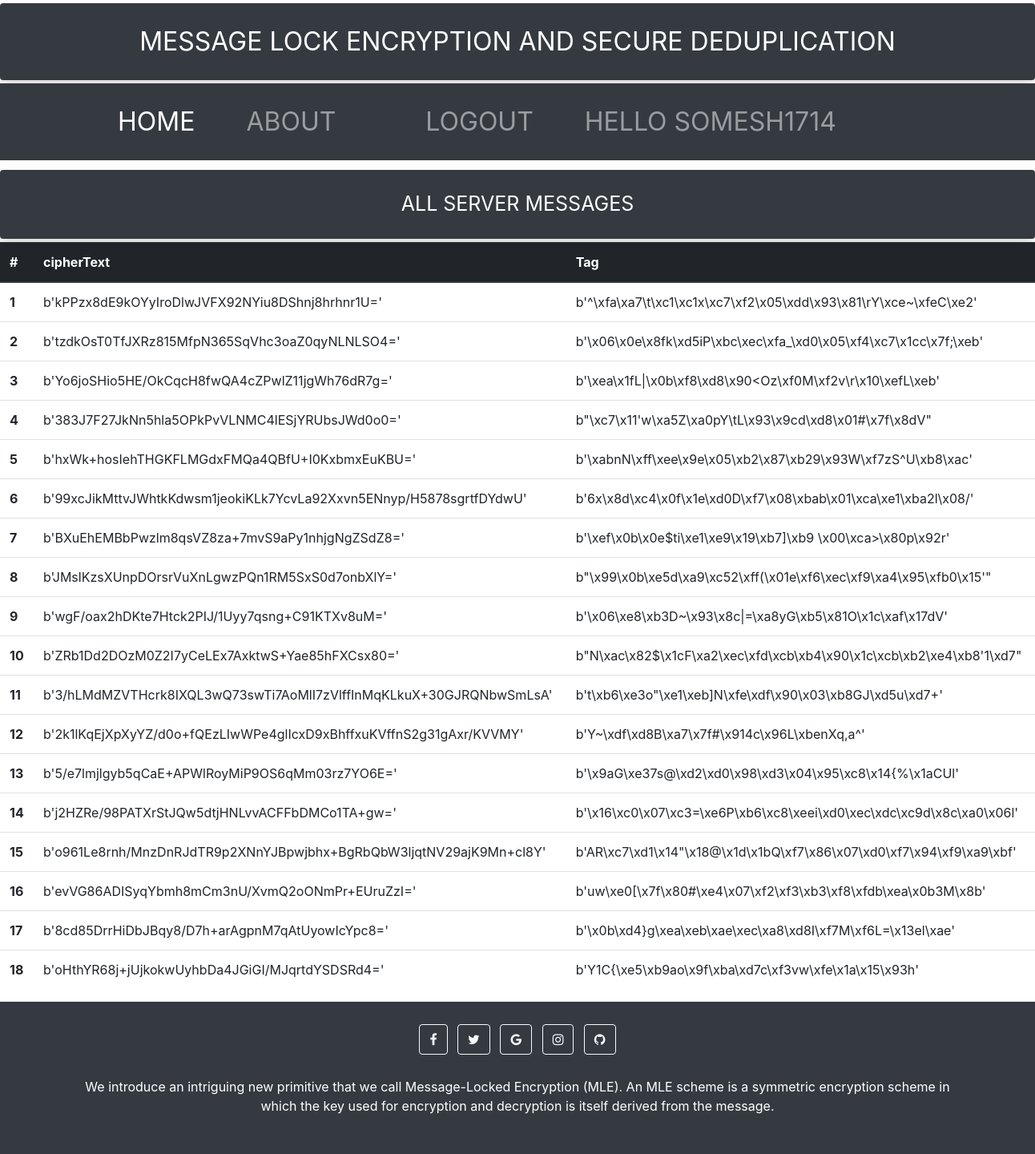
/server (signed in), run on the app's committed database.
### users/models.py (models this page shows, shortened)
class ServerMessages(models.Model):
    cipherText=models.BinaryField()
    tag=models.BinaryField()

### users/views.py (the view)
# urls.py: path('server',views.serverPage,name= "server-page")
def serverPage(request):
    all_server_messages = ServerMessages.objects.all()
    return render(request,'users/server.html',{"message": all_server_messages})

### users/templates/users/server.html (shortened to what this page needs)
{% load static %}
<!doctype html>
<html lang="en">
  <head>
    <link rel="stylesheet" href="https://maxcdn.bootstrapcdn.com/font-awesome/4.4.0/css/font-awesome.min.css">
    <link rel="stylesheet" href="https://stackpath.bootstrapcdn.com/bootstrap/4.1.3/css/bootstrap.min.css">
  </head>
  <body>
    <div class=" text-uppercase border-danger" style="font-size: 32px; color: white; text-align: center;">
    <div class="shadow p-4 my-1 bg-dark rounded "> Message Lock Encryption and secure deduplication</div>
    </div>
    <div class=" text-uppercase pb-2 " style="font-size: 32px;">
      <nav class="navbar navbar-expand-lg navbar-dark bg-dark py-3 ">
          <div class="container  collapse navbar-collapse " id="navbarSupportedContent">
            <ul class="navbar-nav mr-auto mx-5">
              <li class="nav-item active">
                <a class="nav-link " href="{% url 'users-base' %}">Home <span class="sr-only">(current)</span></a>
              </li>
              <li class="nav-item mx-5">
                <a class="nav-link" href="#"> About</a>
              </li>
              <li class="nav-item mx-5">
                {% if user.is_authenticated %}
                  <a class="nav-link" href="{% url 'users-logout' %}"> Logout</a>
                  {% else %}
                  <a class="nav-link" href="{% url 'users-login' %}">Login</a>
                  {% endif %}
              </li>
              <li class="nav-item mr-5">
                {% if user.is_authenticated %}
                 <a class="nav-link " href="#">HELLO {{user.username}}</a>
                {% else %}
                <a class="nav-link " href="{% url 'users-register' %}">Register</a>
                {% endif %}
              </li>
            </ul>
          </div>
      </nav>
   </div>
  <div class="fluid-container mb-0">
    <div class=" text-uppercase border-danger" style="font-size: 25px; color: white; text-align: center;">
      <div class="shadow p-4 my-1 bg-dark rounded "> All Server Messages</div>
      </div>
      <table class="table">
        <thead class="thead-dark">
          <tr>
            <th scope="col">#</th>
            <th scope="col">cipherText</th>
            <th scope="col">Tag</th>
          </tr>
        </thead>
        <tbody>
          {%for msg in message%}
          <tr>
            <th scope="row">{{msg.id}}</th>
            <td> {{msg.cipherText}}</td>
            <td>{{msg.tag}}</td>
          </tr>
          {% endfor %}
        </tbody>
      </table>
  </div>
<footer class="bg-dark text-center text-white">
  <div class="container p-4">
    <section class="mb-4">
      <a class="btn btn-outline-light btn-floating m-1" href="#!" role="button"
        ><i class="fa fa-facebook-f"></i
      ></a>
      <a class="btn btn-outline-light btn-floating m-1" href="#!" role="button"
        ><i class="fa fa-twitter"></i
      ></a>
      <a class="btn btn-outline-light btn-floating m-1" href="#!" role="button"
        ><i class="fa fa-google"></i
      ></a>
      <a class="btn btn-outline-light btn-floating m-1" href="#!" role="button"
        ><i class="fa fa-instagram"></i
      ></a>
      <a class="btn btn-outline-light btn-floating m-1" href="#!" role="button"
        ><i class="fa fa-github"></i
      ></a>
    </section>
    <section class="mb-4">
      <p>
        We introduce an intriguing new primitive that we call Message-Locked Encryption (MLE). An MLE scheme is a symmetric encryption scheme in which the
key used for encryption and decryption is itself derived from the message.
      </p>
    </section>
</footer>
  </body>
</html>

### data on the page
ServerMessages: id "1", cipherText "b'kPPzx8dE9kOYyIroDlwJVFX92NYiu8DShnj8hrhnr1U='", tag "b'^\\xfa\\xa7\\t\\xc1\\xc1x\\xc7\\xf2\\x05\\xdd\\x93\\x81\\rY\\xce~\\xfeC\\xe2'"
ServerMessages: id "2", cipherText "b'tzdkOsT0TfJXRz815MfpN365SqVhc3oaZ0qyNLNLSO4='", tag "b'\\x06\\x0e\\x8fk\\xd5iP\\xbc\\xec\\xfa_\\xd0\\x05\\xf4\\xc7\\x1cc\\x7f;\\xeb'"
ServerMessages: id "3", cipherText "b'Yo6joSHio5HE/OkCqcH8fwQA4cZPwlZ11jgWh76dR7g='", tag "b'\\xea\\x1fL|\\x0b\\xf8\\xd8\\x90<Oz\\xf0M\\xf2v\\r\\x10\\xefL\\xeb'"
ServerMessages: id "4", cipherText "b'383J7F27JkNn5hla5OPkPvVLNMC4lESjYRUbsJWd0o0='", tag "b\"\\xc7\\x11'w\\xa5Z\\xa0pY\\tL\\x93\\x9cd\\xd8\\x01#\\x7f\\x8dV\""
ServerMessages: id "5", cipherText "b'hxWk+hosIehTHGKFLMGdxFMQa4QBfU+I0KxbmxEuKBU='", tag "b'\\xabnN\\xff\\xee\\x9e\\x05\\xb2\\x87\\xb29\\x93W\\xf7zS^U\\xb8\\xac'"
ServerMessages: id "6", cipherText "b'99xcJikMttvJWhtkKdwsm1jeokiKLk7YcvLa92Xxvn5ENnyp/H5878sgrtfDYdwU'", tag "b'6x\\x8d\\xc4\\x0f\\x1e\\xd0D\\xf7\\x08\\xbab\\x01\\xca\\xe1\\xba2l\\x08/'"
ServerMessages: id "7", cipherText "b'BXuEhEMBbPwzlm8qsVZ8za+7mvS9aPy1nhjgNgZSdZ8='", tag "b'\\xef\\x0b\\x0e$ti\\xe1\\xe9\\x19\\xb7]\\xb9 \\x00\\xca>\\x80p\\x92r'"
ServerMessages: id "8", cipherText "b'JMslKzsXUnpDOrsrVuXnLgwzPQn1RM5SxS0d7onbXlY='", tag "b\"\\x99\\x0b\\xe5d\\xa9\\xc52\\xff(\\x01e\\xf6\\xec\\xf9\\xa4\\x95\\xfb0\\x15'\""
ServerMessages: id "9", cipherText "b'wgF/oax2hDKte7Htck2PIJ/1Uyy7qsng+C91KTXv8uM='", tag "b'\\x06\\xe8\\xb3D~\\x93\\x8c|=\\xa8yG\\xb5\\x81O\\x1c\\xaf\\x17dV'"
ServerMessages: id "10", cipherText "b'ZRb1Dd2DOzM0Z2I7yCeLEx7AxktwS+Yae85hFXCsx80='", tag "b\"N\\xac\\x82$\\x1cF\\xa2\\xec\\xfd\\xcb\\xb4\\x90\\x1c\\xcb\\xb2\\xe4\\xb8'1\\xd7\""
ServerMessages: id "11", cipherText "b'3/hLMdMZVTHcrk8IXQL3wQ73swTi7AoMlI7zVlffInMqKLkuX+30GJRQNbwSmLsA'", tag "b't\\xb6\\xe3o\"\\xe1\\xeb]N\\xfe\\xdf\\x90\\x03\\xb8GJ\\xd5u\\xd7+'"
ServerMessages: id "12", cipherText "b'2k1lKqEjXpXyYZ/d0o+fQEzLIwWPe4glIcxD9xBhffxuKVffnS2g31gAxr/KVVMY'", tag "b'Y~\\xdf\\xd8B\\xa7\\x7f#\\x914c\\x96L\\xbenXq,a^'"
ServerMessages: id "13", cipherText "b'5/e7lmjlgyb5qCaE+APWlRoyMiP9OS6qMm03rz7YO6E='", tag "b'\\x9aG\\xe37s@\\xd2\\xd0\\x98\\xd3\\x04\\x95\\xc8\\x14{%\\x1aCUl'"
ServerMessages: id "14", cipherText "b'j2HZRe/98PATXrStJQw5dtjHNLvvACFFbDMCo1TA+gw='", tag "b'\\x16\\xc0\\x07\\xc3=\\xe6P\\xb6\\xc8\\xeei\\xd0\\xec\\xdc\\xc9d\\x8c\\xa0\\x06l'"
ServerMessages: id "15", cipherText "b'o961Le8rnh/MnzDnRJdTR9p2XNnYJBpwjbhx+BgRbQbW3ljqtNV29ajK9Mn+cl8Y'", tag "b'AR\\xc7\\xd1\\x14\"\\x18@\\x1d\\x1bQ\\xf7\\x86\\x07\\xd0\\xf7\\x94\\xf9\\xa9\\xbf'"
ServerMessages: id "16", cipherText "b'evVG86ADISyqYbmh8mCm3nU/XvmQ2oONmPr+EUruZzI='", tag "b'uw\\xe0[\\x7f\\x80#\\xe4\\x07\\xf2\\xf3\\xb3\\xf8\\xfdb\\xea\\x0b3M\\x8b'"
ServerMessages: id "17", cipherText "b'8cd85DrrHiDbJBqy8/D7h+arAgpnM7qAtUyowIcYpc8='", tag "b'\\x0b\\xd4}g\\xea\\xeb\\xae\\xec\\xa8\\xd8I\\xf7M\\xf6L=\\x13el\\xae'"
ServerMessages: id "18", cipherText "b'oHthYR68j+jUjkokwUyhbDa4JGiGI/MJqrtdYSDSRd4='", tag "b'Y1C{\\xe5\\xb9ao\\x9f\\xba\\xd7c\\xf3vw\\xfe\\x1a\\x15\\x93h'"

### other printed values
{{ user.username }} "SOMESH1714"
